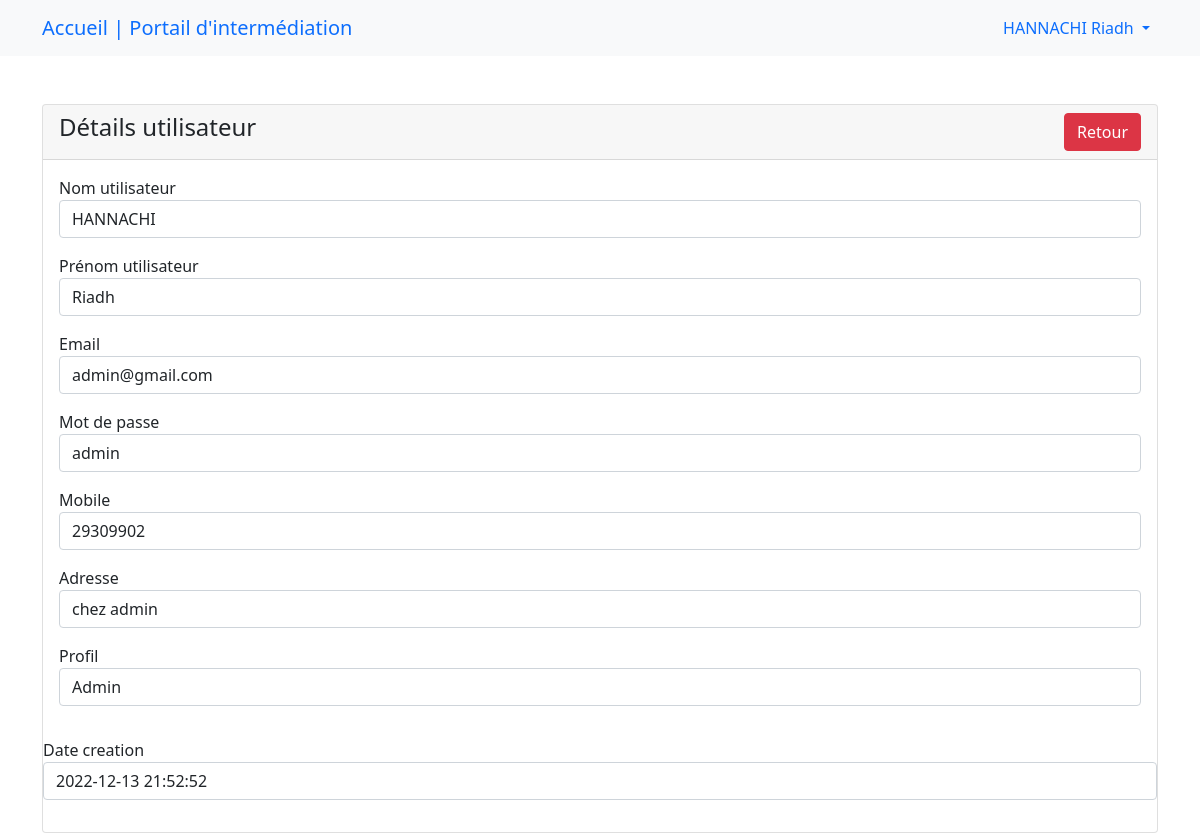
Screenshot of /app/infoutilisateur.php?id=1 (signed in) with the database file from the repository.
### tables this page shows
CREATE TABLE `utilisateur` (
  `IdUser` int(10) NOT NULL,
  `mdpUser` varchar(20) NOT NULL,
  `nomUser` varchar(30) NOT NULL,
  `PrenomUser` varchar(30) NOT NULL,
  `MailUser` varchar(40) NOT NULL,
  `MobileUser` int(10) NOT NULL,
  `AdresseUser` text NOT NULL,
  `profileUser` varchar(15) NOT NULL,
  `dcreationUser` timestamp NOT NULL DEFAULT current_timestamp() ON UPDATE current_timestamp()
);

### app/infoutilisateur.php (the view, shortened to what this page needs)
<?php
include('dbcon.php');
include('header.php');
include('navbar.php');
?>
    <div class="container mt-5">
        <div class="row">
            <div class="col-md-12">
                <div class="card">
                    <div class="card-header">
                        <h4>Détails utilisateur
                            <a href="espaceadmin.php" class="btn btn-danger float-end">Retour</a>
                        </h4>
                    </div>
                    <div class="card-body">
                    <?php
                   if(isset($_GET['id']))
                   {
                    $id_utilisateur = mysqli_real_escape_string($con, $_GET['id']);
                    $query = "SELECT * FROM utilisateur WHERE IdUser ='$id_utilisateur'";
                    $query_run = mysqli_query($con, $query);
                    if (mysqli_num_rows($query_run) >0)
                    {
                        $utilisateur = mysqli_fetch_array($query_run);
                    ?>
                            <div class="mb-3">
                                <label>Nom utilisateur</label>
                                <p class="form-control"> <?=$utilisateur['nomUser'];?> </p>
                            </div>
                            <div class="mb-3">
                                <label>Prénom utilisateur</label>
                                <p class="form-control"> <?=$utilisateur['PrenomUser'];?> </p>
                            </div>
                            <div class="mb-3">
                                <label>Email</label>
                                <p class="form-control"> <?=$utilisateur['MailUser'];?> </p>
                            </div>
                            <div class="mb-3">
                                <label>Mot de passe</label>
                                <p class="form-control"> <?=$utilisateur['mdpUser'];?> </p>
                            </div>
                            <div class="mb-3">
                                <label>Mobile</label>
                                <p class="form-control"> <?=$utilisateur['MobileUser'];?> </p>
                            </div>
                            <div class="mb-3">
                                <label>Adresse</label>
                                <p class="form-control"> <?=$utilisateur['AdresseUser'];?> </p>
                            </div>
                            <div class="mb-3">
                                <label>Profil</label>
                                <p class="form-control"> <?=$utilisateur['profileUser'];?> </p>
                            </div>
                            </div>
                            <div class="mb-3">
                                <label>Date creation</label>
                                <p class="form-control"> <?=$utilisateur['dcreationUser'];?> </p>
                            </div>
                    <?php
                    }
                    else{
                        echo " <h4> ID introuvable</h4>";
                    }
                   }
                   ?>
                    </div>
                </div>
            </div>
        </div>
</body>
</html>

### rows the page displays
utilisateur: nomUser "HANNACHI", PrenomUser "Riadh", MailUser "admin@gmail.com", mdpUser "admin", MobileUser "29309902", AdresseUser "chez admin", profileUser "Admin", dcreationUser "2022-12-13 21:52:52"

### other values shown
$_SESSION['auth_user']['user_nom'] "HANNACHI Riadh"
